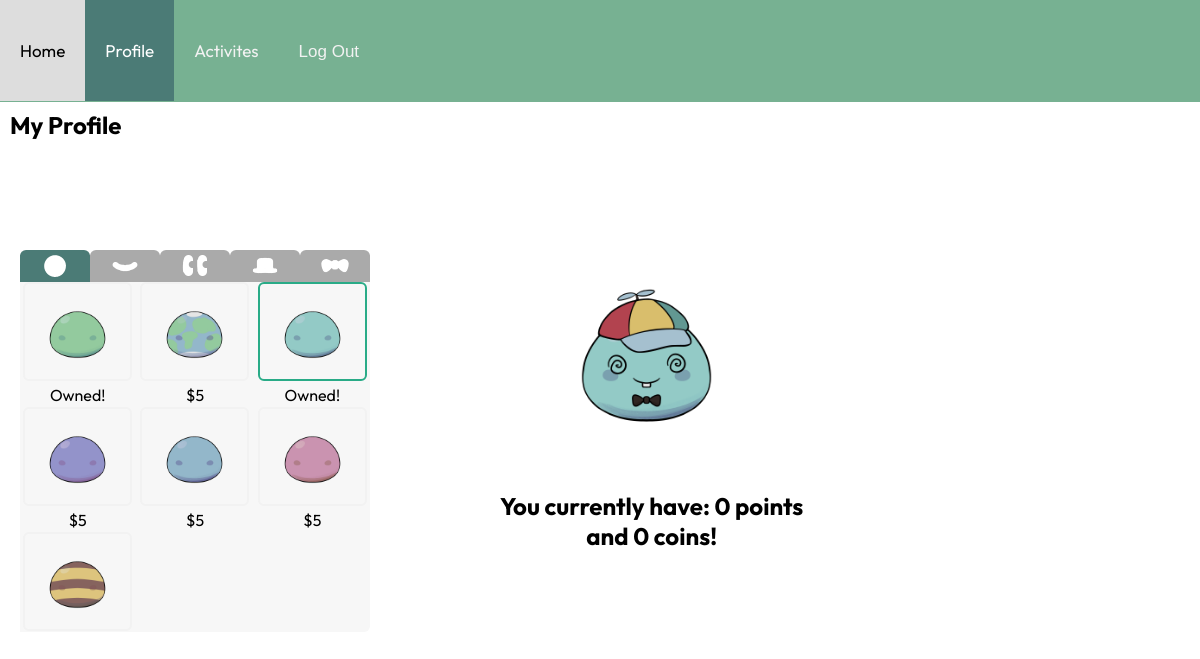
Page /profile/ (signed in) on the committed database.
### users/models.py (models this page shows, shortened)
class Item(models.Model):
    CATEGORIES = {
        "colour": "Colour",
        "mouth": "Mouth",
        "eyes": "Eyes",
        "headwear": "Headwear",
        "accessory": "Accessory",
    }
    name = models.CharField(max_length=200)
    category = models.CharField(max_length=200, choices=CATEGORIES)
    price = models.IntegerField()
    img_file = models.ImageField("Image file", upload_to='profile_images')
    is_default_img = models.BooleanField("Default (image is default selection for this item)", default=False)

class Profile(models.Model):
    user = models.OneToOneField(User, on_delete=models.CASCADE)
    bio = models.TextField()
    points_amount = models.IntegerField(default=0)
    coins_amount = models.IntegerField(default=0)

### app/views.py (the view)
# urls.py: path('profile/', profile, name='profile'),
def profile(request):
    def sortItemsByType(item_list):
        items_dict = {"colour":[], "mouth":[], "eyes":[], "headwear":[], "accessory":[]}
        for item in item_list:
            items_dict[item.category].append(item)
        return items_dict
    marker = request.user.id
    profile = Profile.objects.get(user=marker)
    avatar = Avatar.objects.get(profile=profile)
    if request.method == "GET":
        all_items = sortItemsByType(Item.objects.all())
        owned_item_ids = []
        owned_item_relations = OwnedItem.objects.filter(profile=profile)
        for relation in owned_item_relations:
            owned_item_ids.append(relation.item.id)
        seleted_items = {"colour": avatar.colour,
                         "mouth": avatar.mouth,
                         "eyes": avatar.eyes,
                         "headwear": avatar.headwear,
                         "accessory": avatar.accessory}
        context = {
            'profile_data': profile,
            'avatar_data': avatar,
            'all_items': all_items,
            'owned_item_ids': owned_item_ids,
            'selected_items': seleted_items,
        }
        return render(request, 'app/profilePage.html', context)

### app/templates/app/profilePage.html (shortened to what this page needs)
{% load static %}
<!DOCTYPE html>
<html lang="en">
<head>
    <link rel="stylesheet" href="{% static 'app/css/styles.css' %}">
    <link rel="stylesheet" media="screen and (max-width: 640px)" href="{% static 'app/css/styles_mobile.css' %}" />
    <link rel="stylesheet" media="screen and (min-width:641px)" href="{% static 'app/css/styles.css' %}" />
</head>
<body>
    <div class="container">
        <div class="item-a">
            <div class="topnav">
                <a href="{% url 'home' %}">Home</a>
                <a class="active" href="/profile">Profile</a>
                <a href="{% url 'game_map' %}" class="nav-item nav-link">Activites</a>
                <form method="post" action="{% url 'logout' %}">
                    <button type="submit">Log Out</button>
                </form>
            </div>
        </div>
    </div>
    <header>
        <h2><b>My Profile</b></h2>
    </header>
    <div class="container">
        <div class="item-b">
                <div class="avatar">
                    {% for category, item in selected_items.items %}
                        {% if item %}
                            <img class="avatar {{category}}" src="{{ item.img_file.url }}" alt="avatar {{ category }}">
                        {% else %}
                            <img class="avatar {{category}}" src="/images/blank_placeholder.png" alt="no item set">
                        {% endif %}
                    {% endfor %}
                </div>
                <h2><b>
                    You currently have:
                    <span id=points_amount>{{ profile_data.points_amount }}</span> points<br>
                    and <span id=coins_amount>{{ profile_data.coins_amount }}</span> coins!
                </b></h2>
            </div>
            <div class="shop">
                <div class="tab-buttons">
                    <label>
                        <img src="/images/colour_tab_icon.png">
                    </label>
                    <label>
                        <img src="/images/mouth_tab_icon.png">
                    </label>
                    <label>
                        <img src="/images/eyes_tab_icon.png">
                    </label>
                    <label>
                        <img src="/images/headwear_tab_icon.png">
                    </label>
                    <label>
                        <img src="/images/accessory_tab_icon.png">
                    </label>
                </div>
                <div class="tabs">
                    {% for category, item_list in all_items.items %}
                        <div class="{{ category }}" id="shop-{{ category }}-tab">
                            {% for item in item_list %}
                                {% if item.id in owned_item_ids %}
                                    <label class="owned item">
                                        <img src="{{ item.img_file.url }}">
                                {% else %}
                                    <label class="unowned item">
                                        <img src="{{ item.img_file.url }}">
                                        <span class="item-price">${{ item.price }}</span>
                                {% endif %}
                            </label>
                            {% endfor %}
                        </div>
                    {% endfor %}
                </div>
            </div>
        </div>
</body>
</html>

### app/static/app/css/styles.css (style rules this page uses)
body { font-family: "Outfit"; padding: 0px; margin: 0px 0px 0px 0px; width: 100%; }
a { text-decoration: none; }
a:link, a:visited { text-decoration: none; color: black; }
h2 { margin-left: 10px; }
img { margin-left: 10px; }
.topnav { background-color: #77b192; overflow: hidden; cursor: pointer; }
.topnav a { float: left; color: #f2f2f2; text-align: center; padding: 40px 20px 40px 20px; text-decoration: none; font-size: 17px; }
.topnav a.active { background-color: #4b7b76; color: white; }
button[type=submit] { background-color: #77b192; overflow: hidden; border: none; float: left; color: #f2f2f2; text-align: center; padding: 42px 20px 40px 20px; text-decoration: none; font-size: 17px; }
.item-a { grid-area: top; }
.avatar { display: grid; }
.avatar > img { grid-row-start: 1; grid-column-start: 1; }
.colour { z-index: 1; }
.accessory { z-index: 5; }
.shop { position: relative; grid-area: sideLt; align-self: centre; justify-self: center; display: block; margin-left: 20px; height: 382px; width: 350px; }
[type=radio] + img { cursor: pointer; }
.tab-buttons { display: block; height: 32px; width: 350px; }
.tab-buttons > * { float: left; height: 32px; margin: 0; }
.tab-buttons [type=radio] + img { background-color: #aaa; border-radius: 6px 6px 0 0; padding: 0 19px; margin: 0; }
.tab-buttons [type=radio]:checked + img { background-color: #4b7b76; }
.tabs { display: grid; background-color: #f7f7f7; border-radius: 0 0 6px 6px; }
.tabs > * { grid-row-start: 1; grid-column-start: 1; overflow-x: hidden; overflow-y: scroll; visibility: hidden; display: grid; grid-template-columns: 1fr 1fr 1fr; gap: 2px; height: 350px; width: 350px; }
.tabs > :first-child { visibility: visible; }
.item { background-color: #f7f7f7; border-radius: 6px; text-align: center; padding: 0; }
.item > [type=radio] + img { border: 2px solid #f2f2f2; border-radius: 6px; padding: 0 5px; margin: 0; height: 95px; }
.item > [type=radio]:checked + img { border:2px solid #29Ab87; }
.owned::after { content: "Owned!"; }
.container { display: grid; grid-template-columns: [c1] 1fr [c2] 2fr [c3] 1fr; grid-template-rows: [r1] 50px [r2] 40px [r3] 1fr [r4] 1fr; grid-template-areas: "top top top" "t1 t2 t3" "sideLt main sideRt" "sideLb main sideRb"; }

### app/static/app/css/styles_mobile.css (style rules this page uses)
body { font-family: "Outfit"; padding: 0px; margin: 0px 0px 0px 0px; }
a { text-decoration: none; }
a:link, a:visited { text-decoration: none; color: black; }
h2 { margin-left: 10px; }
img { margin-left: 10px; }
.topnav { background-color: #77b192; overflow: hidden; width: 100%; }
.topnav a { float: left; color: #f2f2f2; text-align: center; padding: 40px 20px 40px 20px; text-decoration: none; font-size: 17px; }
.topnav a.active { background-color: #4b7b76; color: white; }
button[type=submit] { background-color: #77b192; overflow: hidden; border: none; float: left; color: #f2f2f2; text-align: center; padding: 42px 20px 40px 20px; text-decoration: none; font-size: 17px; }
.avatar { display: grid; }
.avatar > img { grid-row-start: 1; grid-column-start: 1; }
.colour { z-index: 1; }
.accessory { z-index: 5; }
.shop { display: block; margin-left: auto; margin-right: auto; height: 350px; width: 350px; }
.tab-buttons { display: block; height: 32px; width: 350px; }
.tab-buttons > * { float: left; height: 32px; margin: 0; }
.tab-buttons [type=radio] + img { background-color: #aaa; border-radius: 6px 6px 0 0; cursor: pointer; padding: 0 19px; margin: 0; }
.tab-buttons [type=radio]:checked + img { background-color: #4b7b76; }
.tabs { display: grid; background-color: #f7f7f7; border-radius: 0 0 6px 6px; }
.tabs > * { grid-row-start: 1; grid-column-start: 1; overflow-x: hidden; overflow-y: scroll; visibility: hidden; display: grid; grid-template-columns: 1fr 1fr 1fr; gap: 2px; height: 350px; width: 350px; }
.tabs > :first-child { visibility: visible; }
.item { background-color: #f7f7f7; border-radius: 6px; text-align: center; padding: 0; }
.item > [type=radio] + img { border: 2px solid #f2f2f2; border-radius: 6px; cursor: pointer; padding: 0 5px; margin: 0; height: 95px; }
.item > [type=radio]:checked + img { border:2px solid #29Ab87; }
.owned::after { content: "Owned!"; }
.container { display: block; }
.container > * { margin-left: auto; margin-right: auto; }

### rows in the picture
Item: img_file (picture)
Profile: points_amount "0", coins_amount "0"
Item: img_file (placeholder picture)
Item: img_file (picture), price "5"
Item: img_file (picture)
Item: img_file (picture), price "5"
Item: img_file (picture), price "5"
Item: img_file (picture), price "5"
Item: img_file (picture)
